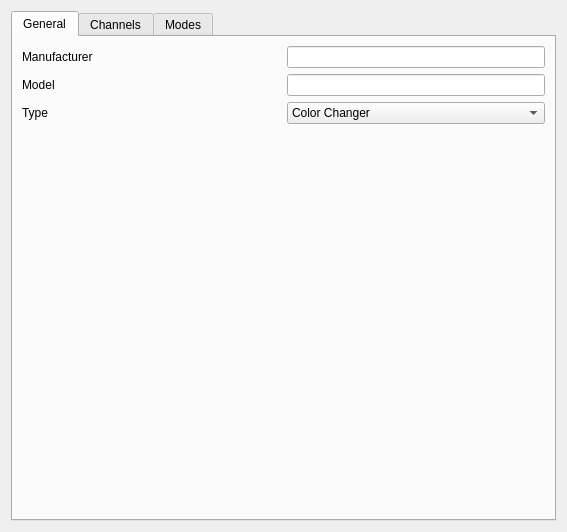
<ui version="4.0" >
 <class>FixtureEditor</class>
 <widget class="QWidget" name="FixtureEditor" >
  <property name="geometry" >
   <rect>
    <x>0</x>
    <y>0</y>
    <width>567</width>
    <height>532</height>
   </rect>
  </property>
  <property name="windowTitle" >
   <string>Fixture</string>
  </property>
  <layout class="QVBoxLayout" >
   <item>
    <widget class="QTabWidget" name="m_tab" >
     <property name="currentIndex" >
      <number>0</number>
     </property>
     <widget class="QWidget" name="General" >
      <attribute name="title" >
       <string>General</string>
      </attribute>
      <layout class="QVBoxLayout" >
       <item>
        <layout class="QHBoxLayout" >
         <item>
          <widget class="QLabel" name="m_manufacturerLabel" >
           <property name="sizePolicy" >
            <sizepolicy vsizetype="Preferred" hsizetype="Preferred" >
             <horstretch>0</horstretch>
             <verstretch>0</verstretch>
            </sizepolicy>
           </property>
           <property name="text" >
            <string>Manufacturer</string>
           </property>
          </widget>
         </item>
         <item>
          <widget class="QLineEdit" name="m_manufacturerEdit" >
           <property name="sizePolicy" >
            <sizepolicy vsizetype="Fixed" hsizetype="Preferred" >
             <horstretch>0</horstretch>
             <verstretch>0</verstretch>
            </sizepolicy>
           </property>
          </widget>
         </item>
        </layout>
       </item>
       <item>
        <layout class="QHBoxLayout" >
         <item>
          <widget class="QLabel" name="m_modelLabel" >
           <property name="text" >
            <string>Model</string>
           </property>
          </widget>
         </item>
         <item>
          <widget class="QLineEdit" name="m_modelEdit" >
           <property name="sizePolicy" >
            <sizepolicy vsizetype="Fixed" hsizetype="Preferred" >
             <horstretch>0</horstretch>
             <verstretch>0</verstretch>
            </sizepolicy>
           </property>
          </widget>
         </item>
        </layout>
       </item>
       <item>
        <layout class="QHBoxLayout" >
         <item>
          <widget class="QLabel" name="m_typeLabel" >
           <property name="text" >
            <string>Type</string>
           </property>
          </widget>
         </item>
         <item>
          <widget class="QComboBox" name="m_typeCombo" >
           <property name="sizePolicy" >
            <sizepolicy vsizetype="Fixed" hsizetype="Preferred" >
             <horstretch>0</horstretch>
             <verstretch>0</verstretch>
            </sizepolicy>
           </property>
           <item>
            <property name="text" >
             <string>Color Changer</string>
            </property>
           </item>
           <item>
            <property name="text" >
             <string>Dimmer</string>
            </property>
           </item>
           <item>
            <property name="text" >
             <string>Effect</string>
            </property>
           </item>
           <item>
            <property name="text" >
             <string>Fan</string>
            </property>
           </item>
           <item>
            <property name="text" >
             <string>Flower</string>
            </property>
           </item>
           <item>
            <property name="text" >
             <string>Hazer</string>
            </property>
           </item>
           <item>
            <property name="text" >
             <string>Laser</string>
            </property>
           </item>
           <item>
            <property name="text" >
             <string>Moving Head</string>
            </property>
           </item>
           <item>
            <property name="text" >
             <string>Other</string>
            </property>
           </item>
           <item>
            <property name="text" >
             <string>Scanner</string>
            </property>
           </item>
           <item>
            <property name="text" >
             <string>Smoke</string>
            </property>
           </item>
           <item>
            <property name="text" >
             <string>Strobe</string>
            </property>
           </item>
          </widget>
         </item>
        </layout>
       </item>
       <item>
        <spacer>
         <property name="orientation" >
          <enum>Qt::Vertical</enum>
         </property>
         <property name="sizeHint" >
          <size>
           <width>20</width>
           <height>40</height>
          </size>
         </property>
        </spacer>
       </item>
      </layout>
     </widget>
     <widget class="QWidget" name="Channels" >
      <attribute name="title" >
       <string>Channels</string>
      </attribute>
      <layout class="QHBoxLayout" >
       <item>
        <widget class="QTreeWidget" name="m_channelList" >
         <property name="rootIsDecorated" >
          <bool>false</bool>
         </property>
         <property name="itemsExpandable" >
          <bool>false</bool>
         </property>
         <column>
          <property name="text" >
           <string>Channel Name</string>
          </property>
         </column>
         <column>
          <property name="text" >
           <string>Channel Group</string>
          </property>
         </column>
        </widget>
       </item>
       <item>
        <layout class="QVBoxLayout" >
         <item>
          <widget class="QToolButton" name="m_addChannelButton" >
           <property name="text" >
            <string>...</string>
           </property>
          </widget>
         </item>
         <item>
          <widget class="QToolButton" name="m_removeChannelButton" >
           <property name="text" >
            <string>...</string>
           </property>
          </widget>
         </item>
         <item>
          <widget class="QToolButton" name="m_editChannelButton" >
           <property name="text" >
            <string>...</string>
           </property>
          </widget>
         </item>
         <item>
          <spacer>
           <property name="orientation" >
            <enum>Qt::Vertical</enum>
           </property>
           <property name="sizeHint" >
            <size>
             <width>20</width>
             <height>40</height>
            </size>
           </property>
          </spacer>
         </item>
        </layout>
       </item>
      </layout>
     </widget>
     <widget class="QWidget" name="Modes" >
      <attribute name="title" >
       <string>Modes</string>
      </attribute>
      <layout class="QHBoxLayout" >
       <item>
        <widget class="QTreeWidget" name="m_modeList" >
         <property name="rootIsDecorated" >
          <bool>false</bool>
         </property>
         <property name="itemsExpandable" >
          <bool>false</bool>
         </property>
         <column>
          <property name="text" >
           <string>Mode Name</string>
          </property>
         </column>
         <column>
          <property name="text" >
           <string>Number of Channels</string>
          </property>
         </column>
        </widget>
       </item>
       <item>
        <layout class="QVBoxLayout" >
         <item>
          <widget class="QToolButton" name="m_addModeButton" >
           <property name="text" >
            <string>...</string>
           </property>
          </widget>
         </item>
         <item>
          <widget class="QToolButton" name="m_removeModeButton" >
           <property name="text" >
            <string>...</string>
           </property>
          </widget>
         </item>
         <item>
          <widget class="QToolButton" name="m_editModeButton" >
           <property name="text" >
            <string>...</string>
           </property>
          </widget>
         </item>
         <item>
          <spacer>
           <property name="orientation" >
            <enum>Qt::Vertical</enum>
           </property>
           <property name="sizeHint" >
            <size>
             <width>20</width>
             <height>40</height>
            </size>
           </property>
          </spacer>
         </item>
        </layout>
       </item>
      </layout>
     </widget>
    </widget>
   </item>
  </layout>
 </widget>
 <resources/>
 <connections/>
</ui>
